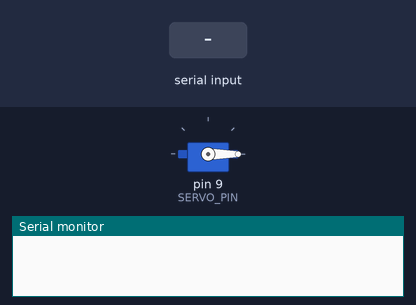
Simulated run of this sketch. Board: Arduino Uno, built with avr-gcc and run on an emulated ATmega328P. Shown: servo, the last lines printed to the serial monitor. Inputs (shaded band) come from the test bench.

Above: at 1.2 s.
1.3 s: "OPEN:\n" received over Serial
At 2.4 s:
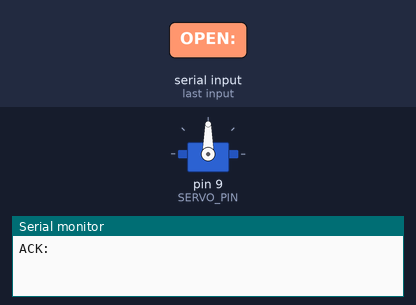
2.8 s: byte 10 ('\n') received over Serial
5.8 s: "PING\n" received over Serial
Timing chart, 0 to 8.8 s (numbered marks = the images above; inputs shaded):
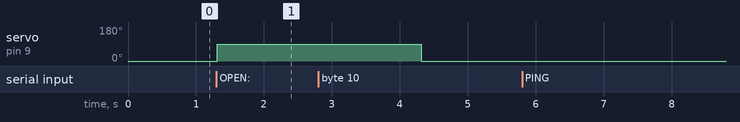

The sketch:

Torniquete_SAAD.ino
```cpp
// SAAD-Campus: torniquete de maqueta (Arduino Uno/R4 + servo SG90).
// El Arduino es un actuador esclavo: no decide accesos, solo obedece al nodo por USB a 9600 baudios.
//   Recibe  OPEN:<event_id>  ->  responde ACK:<event_id>, abre, espera y cierra.
//   Recibe  PING             ->  responde PONG.
// El ACK confirma que el controlador recibio la orden, no el movimiento mecanico.
#include <Servo.h>

const int SERVO_PIN = 9;
const int CLOSED_ANGLE = 0;
const int OPEN_ANGLE = 90;
const unsigned long OPEN_MS = 3000;
const unsigned int MAX_LINE = 80;

Servo gate;
String line;

void setup() {
  Serial.begin(9600);
  gate.attach(SERVO_PIN);
  gate.write(CLOSED_ANGLE);
}

void handle(const String &command) {
  if (command.startsWith("OPEN:")) {
    Serial.print("ACK:");
    Serial.println(command.substring(5));
    Serial.flush();
    gate.write(OPEN_ANGLE);
    delay(OPEN_MS);
    gate.write(CLOSED_ANGLE);
  } else if (command == "PING") {
    Serial.println("PONG");
  } else {
    Serial.println("ERR");
  }
}

void loop() {
  while (Serial.available() > 0) {
    char symbol = Serial.read();
    if (symbol == '\n') {
      line.trim();
      handle(line);
      line = "";
    } else if (line.length() < MAX_LINE) {
      line += symbol;
    }
  }
}
```

Measured:
- after the input at 1.3 s, servo on pin 9 (SERVO_PIN): 0° → 90° at once
